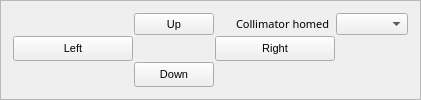
    <widget class="QEFrame" name="qeframe_3">
     <property name="frameShape">
      <enum>QFrame::StyledPanel</enum>
     </property>
     <property name="frameShadow">
      <enum>QFrame::Plain</enum>
     </property>
     <property name="lineWidth">
      <number>5</number>
     </property>
     <layout class="QVBoxLayout" name="verticalLayout_4">
      <item>
       <layout class="QGridLayout" name="gridLayout_3" rowstretch="1,1,1" columnstretch="1,1,1,1">
        <property name="leftMargin">
         <number>1</number>
        </property>
        <property name="topMargin">
         <number>1</number>
        </property>
        <property name="rightMargin">
         <number>1</number>
        </property>
        <property name="bottomMargin">
         <number>1</number>
        </property>
        <property name="spacing">
         <number>1</number>
        </property>
        <item row="0" column="1">
         <widget class="QEPushButton" name="qepushbutton_5">
          <property name="sizePolicy">
           <sizepolicy hsizetype="Preferred" vsizetype="Preferred">
            <horstretch>0</horstretch>
            <verstretch>0</verstretch>
           </sizepolicy>
          </property>
          <property name="font">
           <font>
            <pointsize>8</pointsize>
           </font>
          </property>
          <property name="text">
           <string>Up</string>
          </property>
          <property name="checkable">
           <bool>false</bool>
          </property>
          <property name="checked">
           <bool>false</bool>
          </property>
          <property name="variable" stdset="0">
           <string>$(P)$(M2).TWF</string>
          </property>
         </widget>
        </item>
        <item row="1" column="2">
         <widget class="QEPushButton" name="qepushbutton_8">
          <property name="sizePolicy">
           <sizepolicy hsizetype="Preferred" vsizetype="Preferred">
            <horstretch>0</horstretch>
            <verstretch>0</verstretch>
           </sizepolicy>
          </property>
          <property name="minimumSize">
           <size>
            <width>120</width>
            <height>0</height>
           </size>
          </property>
          <property name="font">
           <font>
            <pointsize>8</pointsize>
           </font>
          </property>
          <property name="text">
           <string>Right</string>
          </property>
          <property name="checkable">
           <bool>false</bool>
          </property>
          <property name="checked">
           <bool>false</bool>
          </property>
          <property name="variable" stdset="0">
           <string>$(P)$(M1).TWF</string>
          </property>
         </widget>
        </item>
        <item row="1" column="0">
         <widget class="QEPushButton" name="qepushbutton_7">
          <property name="sizePolicy">
           <sizepolicy hsizetype="Preferred" vsizetype="Preferred">
            <horstretch>0</horstretch>
            <verstretch>0</verstretch>
           </sizepolicy>
          </property>
          <property name="minimumSize">
           <size>
            <width>120</width>
            <height>0</height>
           </size>
          </property>
          <property name="font">
           <font>
            <pointsize>8</pointsize>
           </font>
          </property>
          <property name="text">
           <string>Left</string>
          </property>
          <property name="checkable">
           <bool>false</bool>
          </property>
          <property name="checked">
           <bool>false</bool>
          </property>
          <property name="variable" stdset="0">
           <string>$(P)$(M1).TWR</string>
          </property>
         </widget>
        </item>
        <item row="2" column="1">
         <widget class="QEPushButton" name="qepushbutton_6">
          <property name="sizePolicy">
           <sizepolicy hsizetype="Preferred" vsizetype="Preferred">
            <horstretch>0</horstretch>
            <verstretch>0</verstretch>
           </sizepolicy>
          </property>
          <property name="font">
           <font>
            <pointsize>8</pointsize>
           </font>
          </property>
          <property name="text">
           <string>Down</string>
          </property>
          <property name="checkable">
           <bool>false</bool>
          </property>
          <property name="checked">
           <bool>false</bool>
          </property>
          <property name="variable" stdset="0">
           <string>$(P)$(M2).TWR</string>
          </property>
         </widget>
        </item>
        <item row="0" column="2">
         <layout class="QHBoxLayout" name="horizontalLayout_8">
          <item>
           <widget class="QEBitStatus" name="qebitstatus_10">
            <property name="sizePolicy">
             <sizepolicy hsizetype="Fixed" vsizetype="Preferred">
              <horstretch>0</horstretch>
              <verstretch>0</verstretch>
             </sizepolicy>
            </property>
            <property name="maximumSize">
             <size>
              <width>20</width>
              <height>16777215</height>
             </size>
            </property>
            <property name="font">
             <font>
              <pointsize>8</pointsize>
             </font>
            </property>
            <property name="toolTip">
             <string>Homed</string>
            </property>
            <property name="numberOfBits">
             <number>1</number>
            </property>
            <property name="shift">
             <number>0</number>
            </property>
            <property name="onColour">
             <color>
              <red>0</red>
              <green>136</green>
              <blue>0</blue>
             </color>
            </property>
            <property name="offColour">
             <color>
              <red>159</red>
              <green>0</green>
              <blue>0</blue>
             </color>
            </property>
            <property name="variable" stdset="0">
             <string>$(P)MCOL_HOMED</string>
            </property>
            <property name="variableAsToolTip">
             <bool>false</bool>
            </property>
           </widget>
          </item>
          <item>
           <widget class="QLabel" name="label_39">
            <property name="sizePolicy">
             <sizepolicy hsizetype="Preferred" vsizetype="Preferred">
              <horstretch>0</horstretch>
              <verstretch>0</verstretch>
             </sizepolicy>
            </property>
            <property name="minimumSize">
             <size>
              <width>0</width>
              <height>0</height>
             </size>
            </property>
            <property name="font">
             <font>
              <family>Abyssinica SIL</family>
              <pointsize>8</pointsize>
             </font>
            </property>
            <property name="text">
             <string>Collimator homed</string>
            </property>
           </widget>
          </item>
         </layout>
        </item>
        <item row="1" column="3">
         <spacer name="horizontalSpacer">
          <property name="orientation">
           <enum>Qt::Horizontal</enum>
          </property>
          <property name="sizeHint" stdset="0">
           <size>
            <width>40</width>
            <height>20</height>
           </size>
          </property>
         </spacer>
        </item>
        <item row="0" column="3">
         <widget class="QEComboBox" name="qecombobox">
          <property name="toolTip">
           <UInt>0</UInt>
          </property>
          <property name="variable" stdset="0">
           <string>$(P)MCOL_TWKV_SP</string>
          </property>
          <property name="elementsRequired">
           <number>4</number>
          </property>
          <property name="useDbEnumerations">
           <bool>true</bool>
          </property>
         </widget>
        </item>
       </layout>
      </item>
     </layout>
    </widget>
